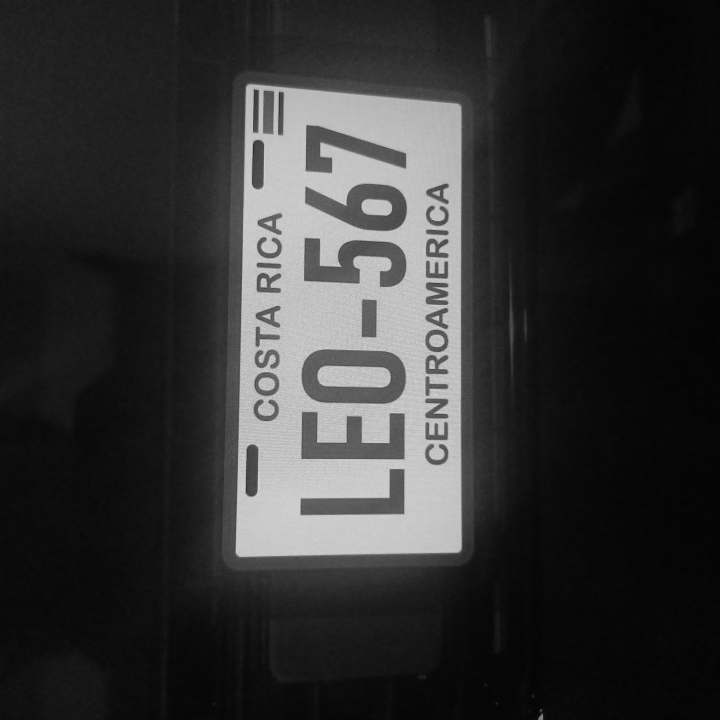
#> input picture debug_ocr/manual_123456786_20251203_231617_original.jpg, 1440 x 1440 px (shown at 1/2 size); its folder holds only this picture in this run
$ python -i analyze_plate_debug.py   (imports and definitions only)
#> lines starting #> are read from the running program, lines starting #| are printed output that depends on the picture; after the words box and inside, x2 and y2 are one past the last pixel; in counts of white or black regions, pixels touching at a corner belong together
import cv2
import pytesseract
import os
import sys
import numpy as np

# Configurar path de tesseract si es necesario (ajustar según entorno del usuario si falla)
# pytesseract.pytesseract.tesseract_cmd = r'C:\Program Files\Tesseract-OCR\tesseract.exe'

def analyze_image(image_path):
    if not os.path.exists(image_path):
        print(f"Error: File not found {image_path}")
        return

    print(f"--- Analyzing {os.path.basename(image_path)} ---")
    img = cv2.imread(image_path)
#> img is the input picture: shape (1440, 1440, 3); min 2, max 240, mean 50.3
    if img is None:
        print("Error: Could not read image.")
        return

    # 1. Grayscale
    gray = cv2.cvtColor(img, cv2.COLOR_BGR2GRAY)

    # 2. Resize (Upscaling often helps OCR)
    scale_percent = 200 # percent of original size
    width = int(gray.shape[1] * scale_percent / 100)
#> width = 2880
    height = int(gray.shape[0] * scale_percent / 100)
#> height = 2880
    dim = (width, height)
#> dim = (2880, 2880)
    resized = cv2.resize(gray, dim, interpolation = cv2.INTER_CUBIC)

    # 3. Denoise
    denoised = cv2.fastNlMeansDenoising(resized, None, 10, 7, 21)

    # 4. Thresholding (Otsu)
    thresh_otsu = cv2.threshold(denoised, 0, 255, cv2.THRESH_BINARY + cv2.THRESH_OTSU)[1]
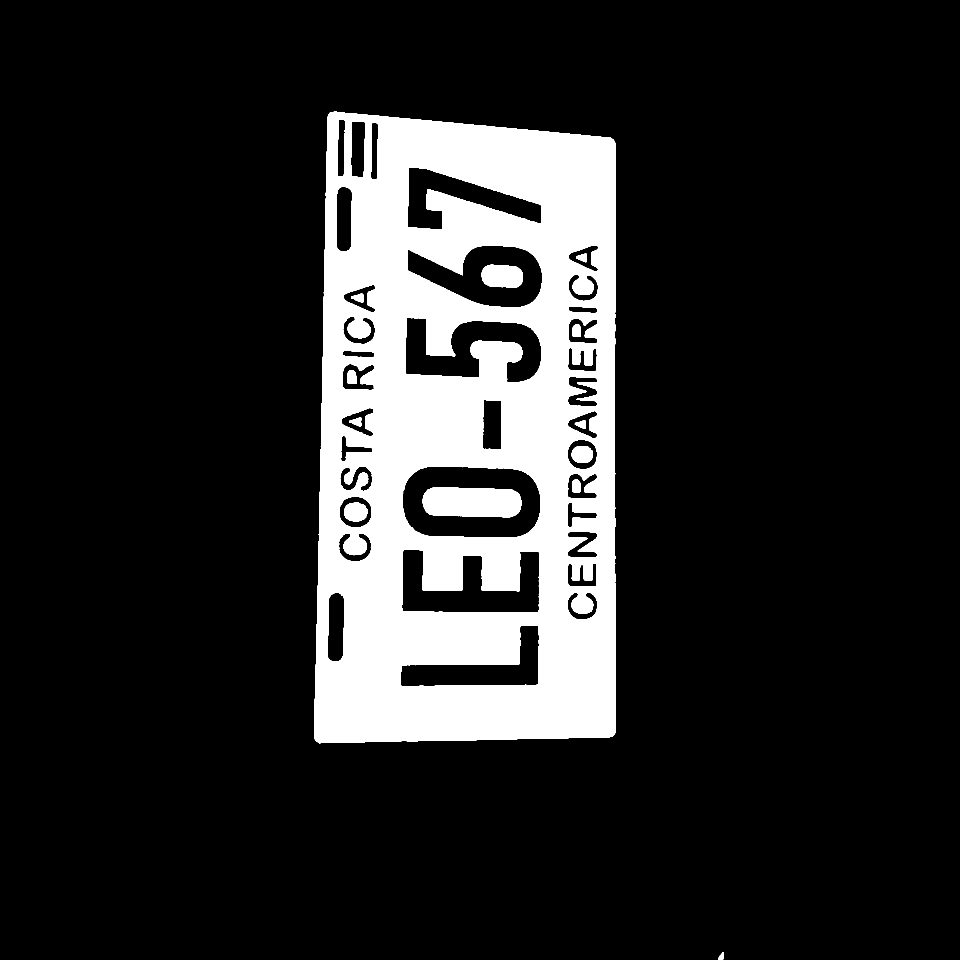
#> thresh_otsu: shape (2880, 2880) (shown at 1/3 size); 15.3% white; 13 white regions, largest, box (x1, y1, x2, y2) and area: (942, 335, 1848, 2230) 1228751, (1268, 1462, 1564, 1552) 23793, (1445, 794, 1569, 863) 7321

    # 5. Adaptive Thresholding
    thresh_adapt = cv2.adaptiveThreshold(denoised, 255, cv2.ADAPTIVE_THRESH_GAUSSIAN_C, cv2.THRESH_BINARY, 11, 2)
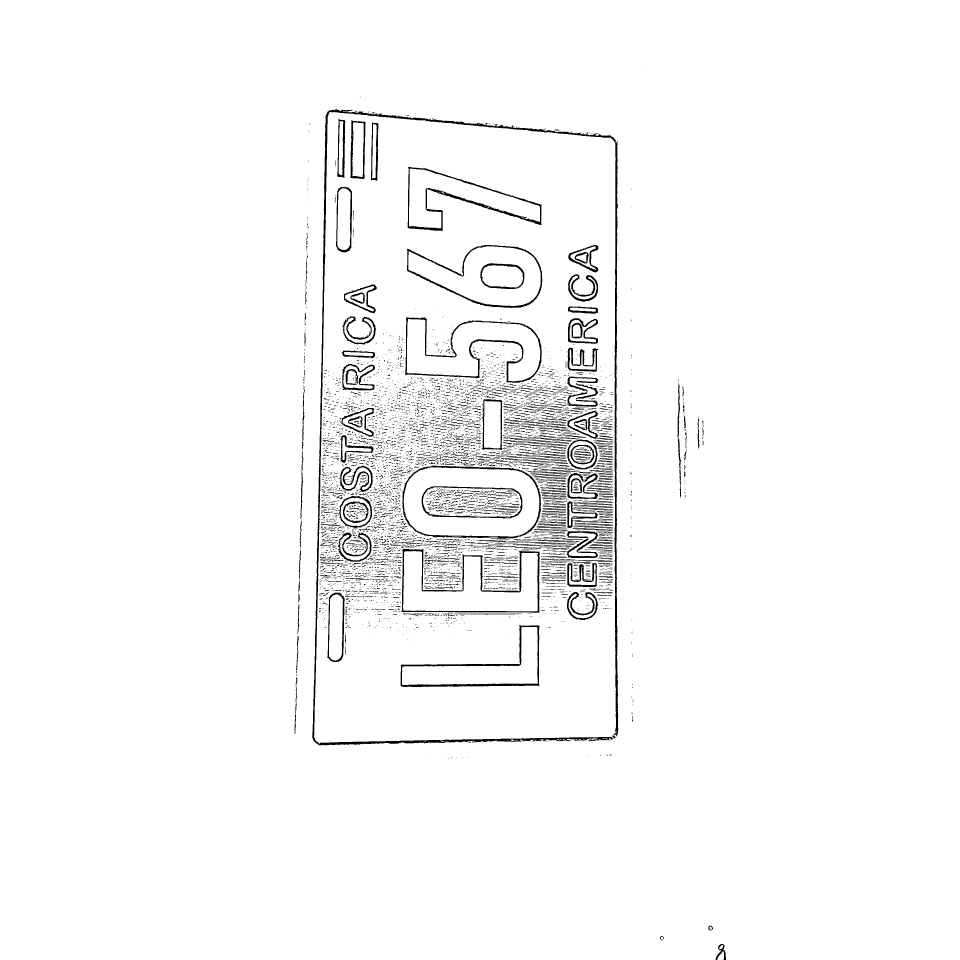
#> thresh_adapt: shape (2880, 2880) (shown at 1/3 size); 97.4% white; 5672 black regions (4495 under 20 px), largest, box (x1, y1, x2, y2) and area: (937, 327, 1855, 2236) 31556, (1215, 951, 1625, 1148) 6936, (1204, 1646, 1620, 1838) 6906

    # 6. Inverted Threshold (sometimes text is white on black)
    thresh_inv = cv2.bitwise_not(thresh_otsu)
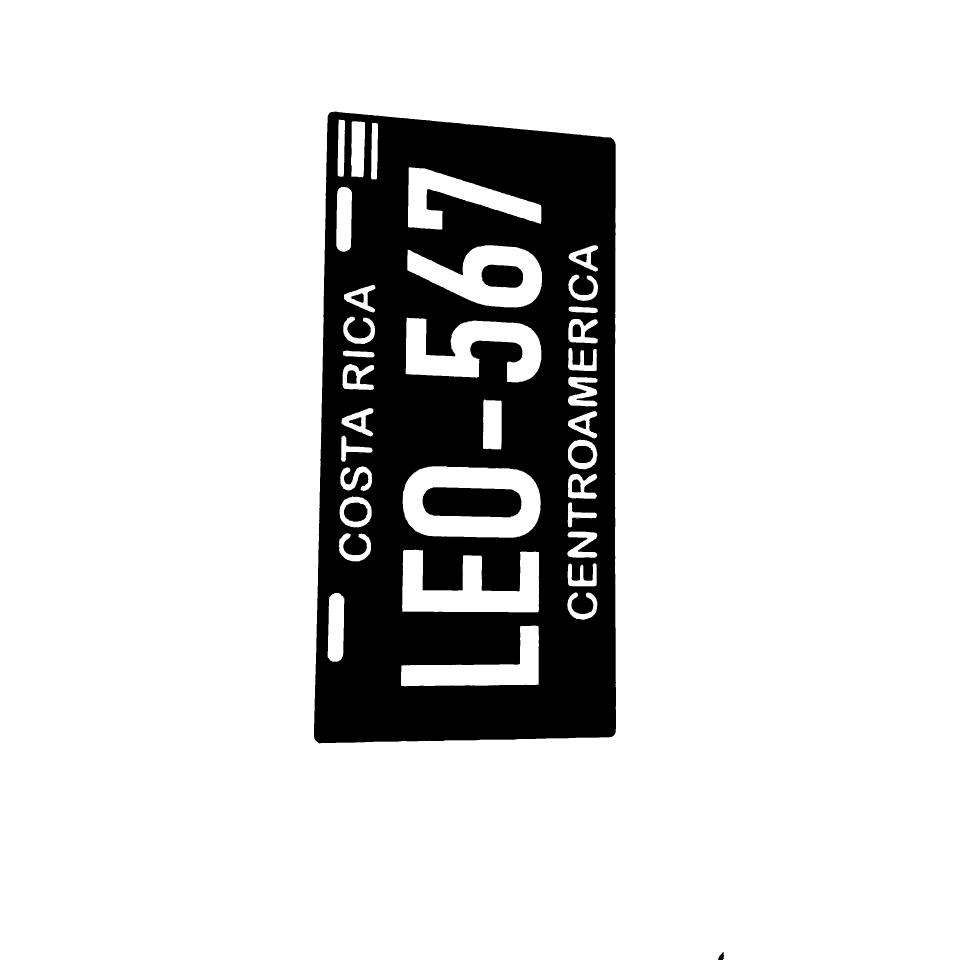
#> thresh_inv: shape (2880, 2880) (shown at 1/3 size); 84.7% white; 13 black regions, largest, box (x1, y1, x2, y2) and area: (942, 335, 1848, 2230) 1228751, (1268, 1462, 1564, 1552) 23793, (1445, 794, 1569, 863) 7321

    # 7. Blue channel extraction (since user said blue letters)
    # Reload original and split channels
    b_channel, g_channel, r_channel = cv2.split(cv2.resize(img, dim, interpolation = cv2.INTER_CUBIC))
    # Blue letters on white background -> Blue channel might be dark? No, white is (255,255,255), Blue is (255,0,0) in BGR? No (B,G,R). Blue is (255,0,0).
    # White background (255,255,255). Blue text (High B, Low G, Low R).
    # Actually, if text is blue, it is bright in Blue channel, dark in Red/Green.
    # If background is white, it is bright in all channels.
    # So contrast is lowest in Blue channel (Bright text on Bright BG).
    # Contrast is highest in Red or Green channel (Dark text on Bright BG).
    # Let's try Red channel.

    processed_images = {
        "Original Gray": gray,
        "Resized Gray": resized,
        "Otsu Threshold": thresh_otsu,
        "Adaptive Threshold": thresh_adapt,
        "Inverted Otsu": thresh_inv,
        "Red Channel (High Contrast for Blue Text)": r_channel,
        "Red Channel Threshold": cv2.threshold(r_channel, 0, 255, cv2.THRESH_BINARY + cv2.THRESH_OTSU)[1]
    }

    configs = [
        '--psm 7', # Treat the image as a single text line.
        '--psm 8', # Treat the image as a single word.
        '--psm 11', # Sparse text.
        '--psm 6' # Assume a single uniform block of text.
    ]

    for name, p_img in processed_images.items():
        print(f"\nFilter: {name}")
        for config in configs:
            try:
                text = pytesseract.image_to_string(p_img, config=config)
                clean_text = ''.join([c for c in text if c.isalnum()]).strip()
                if clean_text:
                    print(f"  Config {config}: '{clean_text}'")
            except Exception as e:
                print(f"  Error: {e}")
#> this loop made 1 pass
#> name on pass 1: 'Original Gray'
#| Filter: Original Gray

# [9 lines not run here, left out]

#> (the run stopped early here; a loop or call above may not have finished)

$ run again, on debug_ocr/manual_123456786_20251203_231835_original.jpg
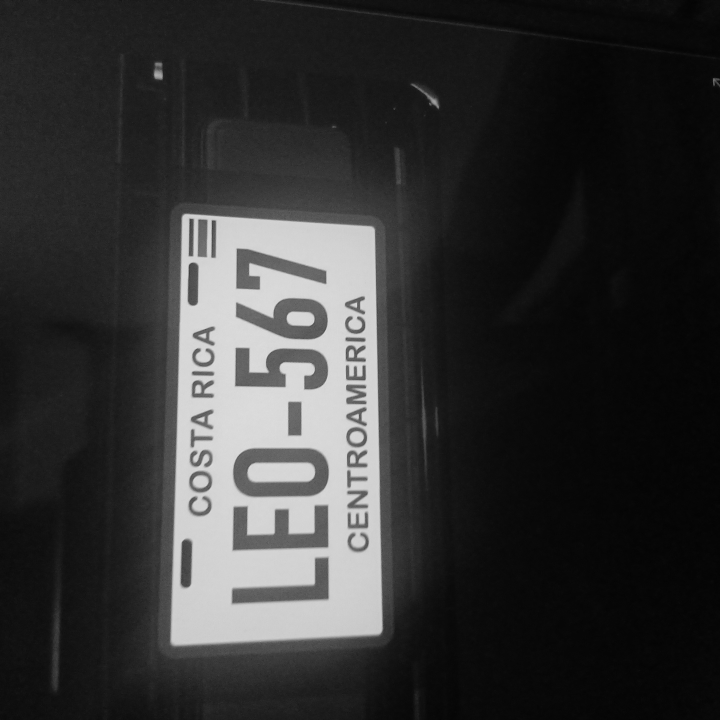
#> input picture debug_ocr/manual_123456786_20251203_231835_original.jpg, 1440 x 1440 px (shown at 1/2 size)
#> in analyze_image, img is the input picture: shape (1440, 1440, 3); min 2, max 227, mean 50.2
#> in analyze_image, `thresh_otsu = cv2.threshold(denoised, 0, 255, cv2.THRESH_BINARY + cv2...`:
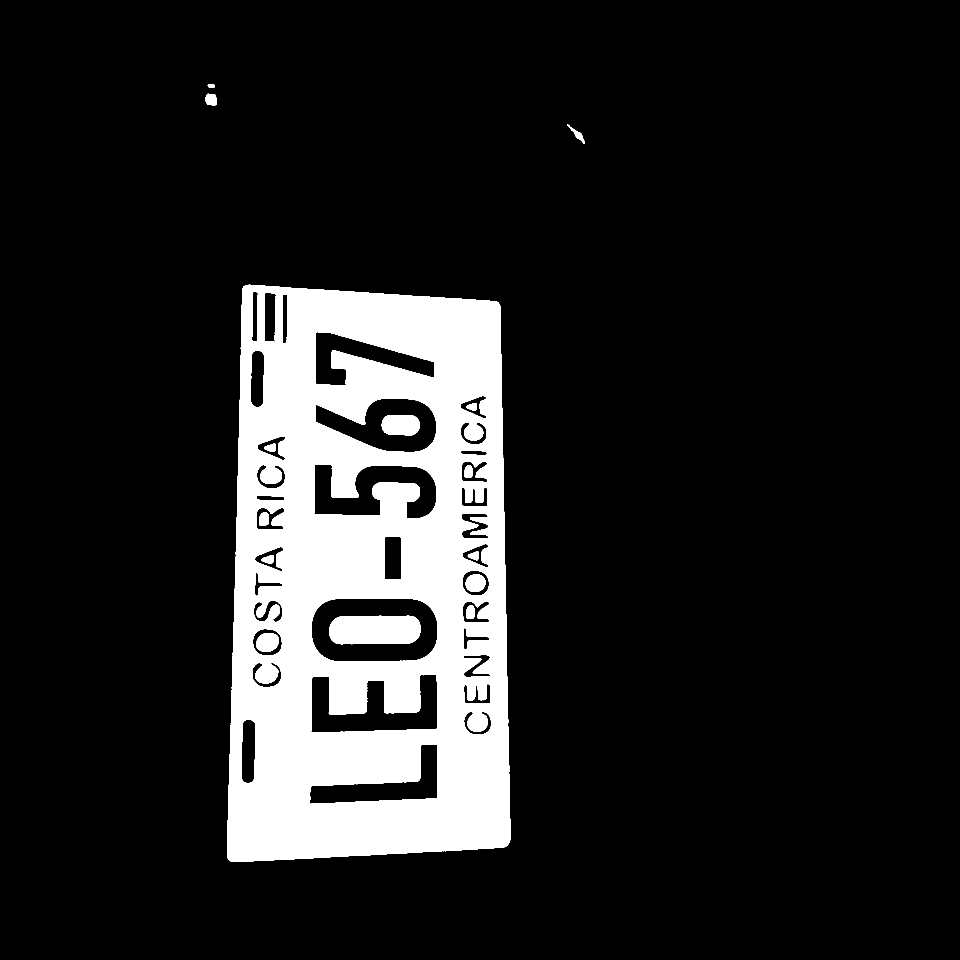
#> thresh_otsu: shape (2880, 2880) (shown at 1/3 size); 13.3% white; 15 white regions, largest, box (x1, y1, x2, y2) and area: (681, 854, 1531, 2586) 1060179, (987, 1847, 1262, 1933) 21620, (1145, 1245, 1259, 1306) 6123
#> thresh_adapt: shape (2880, 2880); 98.4% white; 711 black regions (605 under 20 px), largest, box (x1, y1, x2, y2) and area: (674, 848, 1538, 2594) 25706, (929, 2018, 1313, 2204) 7497, (939, 1391, 1312, 1559) 7101
#> in analyze_image, `thresh_inv = cv2.bitwise_not(thresh_otsu)`:
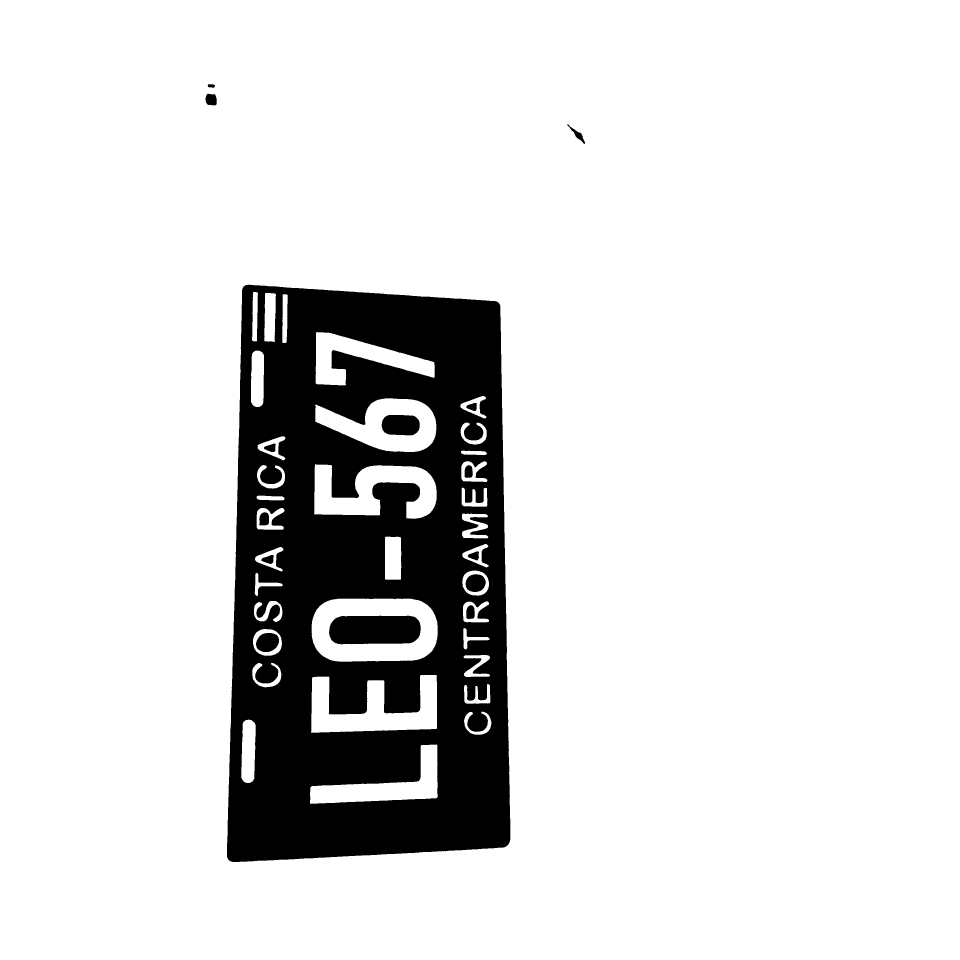
#> thresh_inv: shape (2880, 2880) (shown at 1/3 size); 86.7% white; 15 black regions, largest, box (x1, y1, x2, y2) and area: (681, 854, 1531, 2586) 1060179, (987, 1847, 1262, 1933) 21620, (1145, 1245, 1259, 1306) 6123
#> the loop in analyze_image, `for name, p_img in processed_images.items():` made 1 pass
#> name on pass 1: 'Original Gray'
#> (printed output is left out)

$ run again, on debug_ocr/manual_123456786_20251203_232027_original.jpg
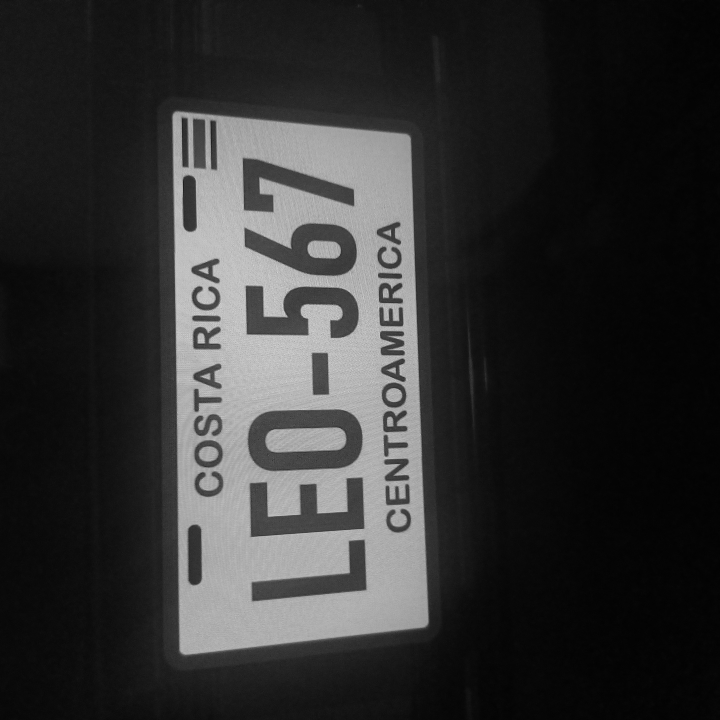
#> input picture debug_ocr/manual_123456786_20251203_232027_original.jpg, 1440 x 1440 px (shown at 1/2 size)
#> in analyze_image, img is the input picture: shape (1440, 1440, 3); min 1, max 229, mean 49.1
#> in analyze_image, `thresh_otsu = cv2.threshold(denoised, 0, 255, cv2.THRESH_BINARY + cv2...`:
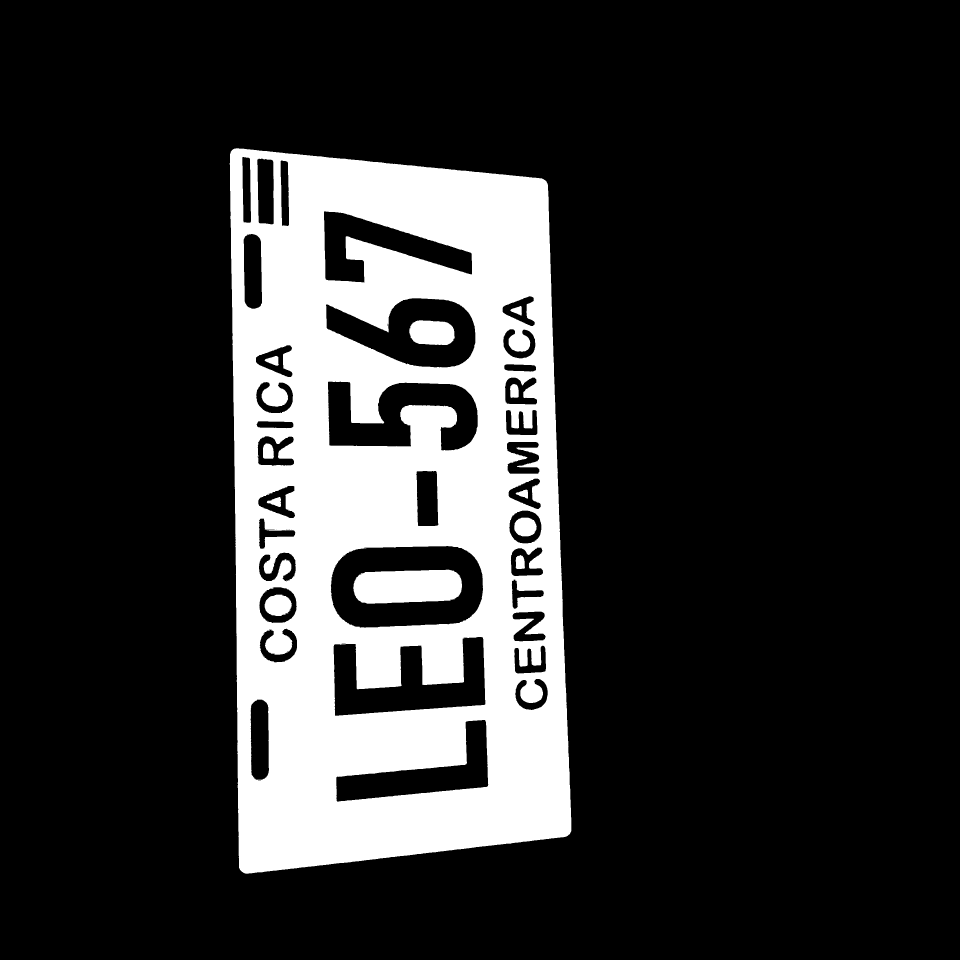
#> thresh_otsu: shape (2880, 2880) (shown at 1/3 size); 18.8% white; 12 white regions, largest, box (x1, y1, x2, y2) and area: (689, 445, 1714, 2621) 1511510, (1060, 1709, 1386, 1812) 29038, (1228, 961, 1364, 1035) 8583
#> in analyze_image, `thresh_adapt = cv2.adaptiveThreshold(denoised, 255, cv2.ADAPTIVE_THRES..`:
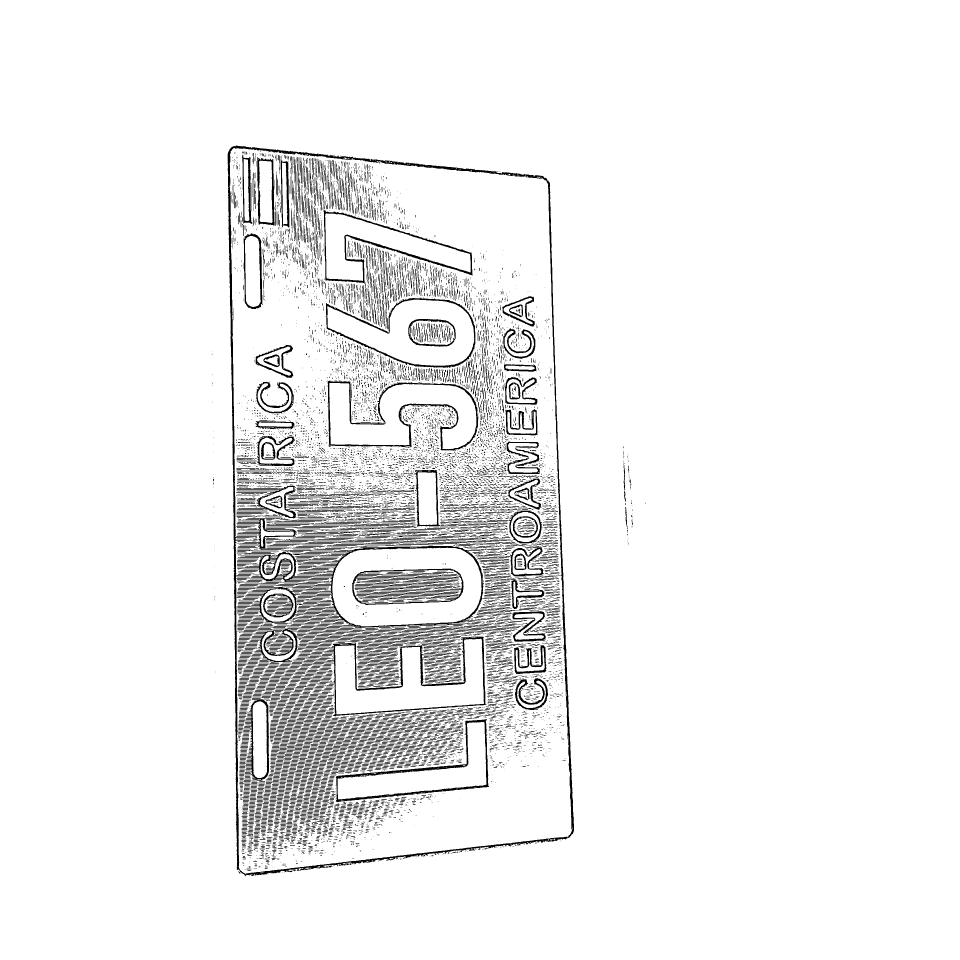
#> thresh_adapt: shape (2880, 2880) (shown at 1/3 size); 94.6% white; 10886 black regions (6911 under 20 px), largest, box (x1, y1, x2, y2) and area: (683, 437, 1722, 2629) 36297, (710, 1554, 1469, 1884) 25393, (879, 1910, 1459, 2148) 9895
#> the loop in analyze_image, `for name, p_img in processed_images.items():` made 1 pass
#> name on pass 1: 'Original Gray'
#> (printed output is left out)
